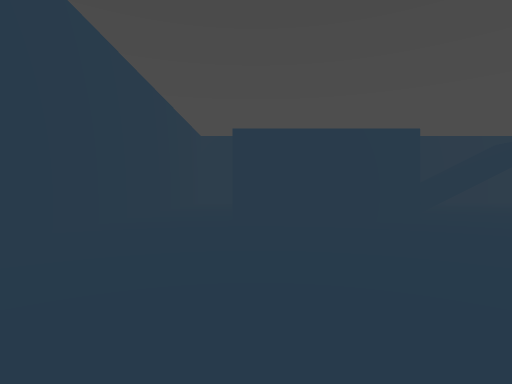
[1] (above)

16 first-person views from a walk through a level from a Godot 3-D game. The camera is 1.3 m above the floor, looks level and sees 80° across. The floor is counted in squares, 2 m on a side. Each view is taken from the middle of a square. On the plan, view 1 faces up. The plan holds only what a view shows up to about 10 squares ahead; the rest is blank. The place goes on beyond the plan.

[2]
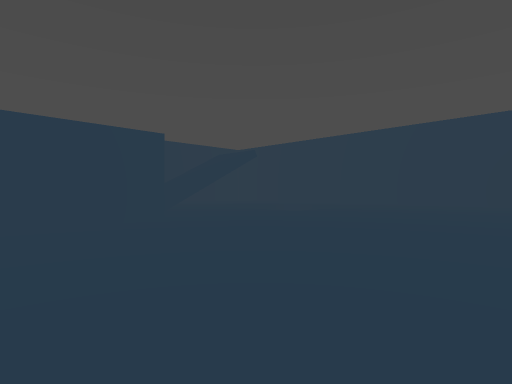

[3]
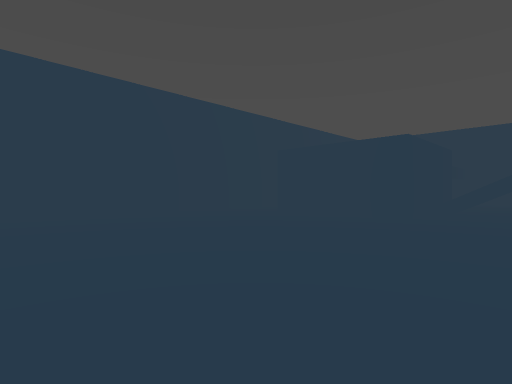

[4]
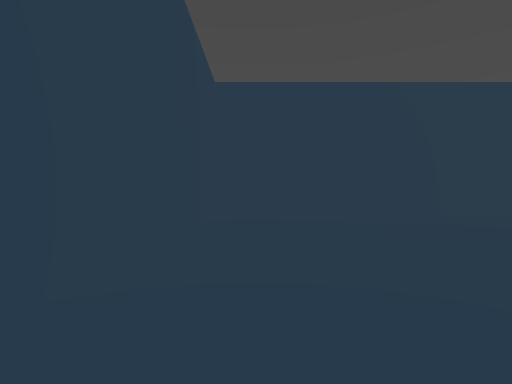

[5]
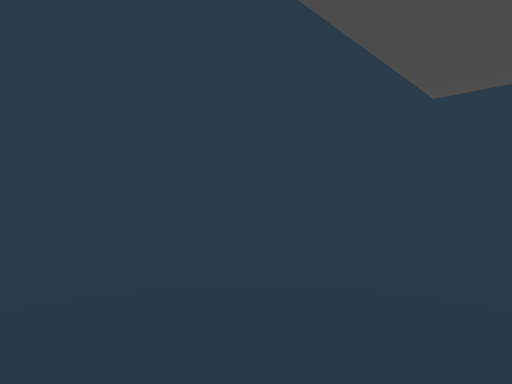

[6]
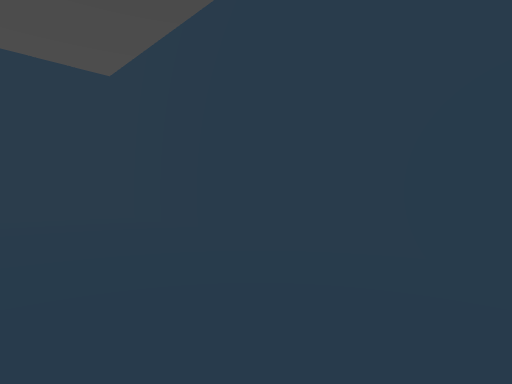

[7]
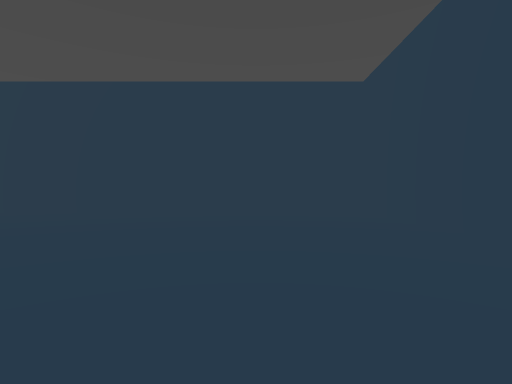

[8]
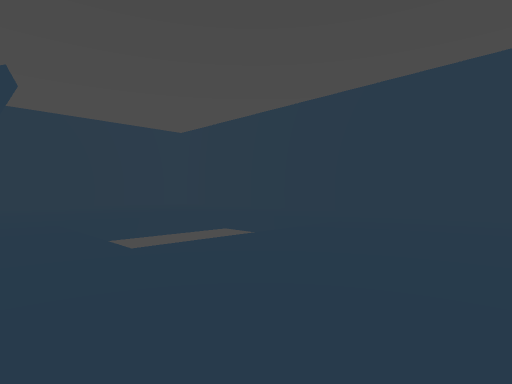

[9]
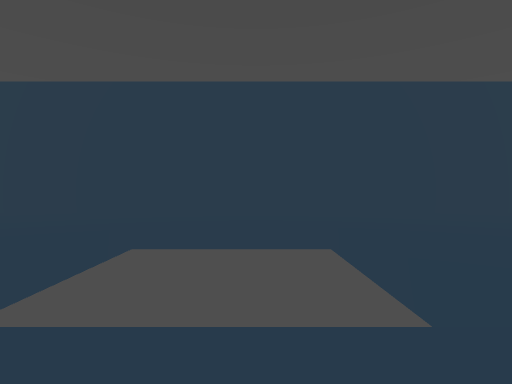

[10]
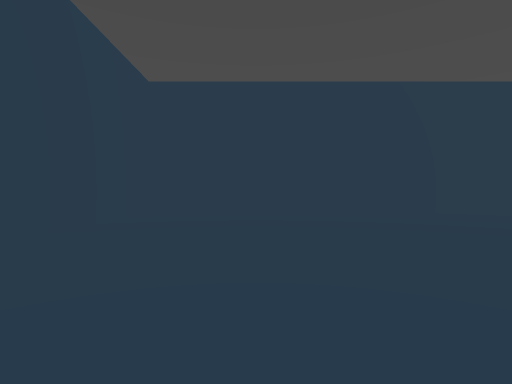

[11]
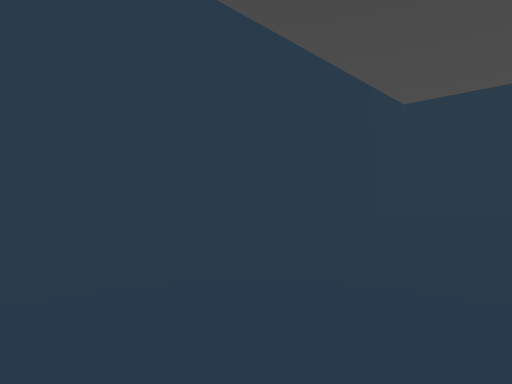

[12]
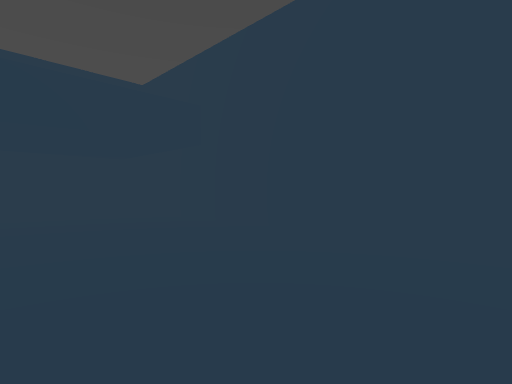

[13]
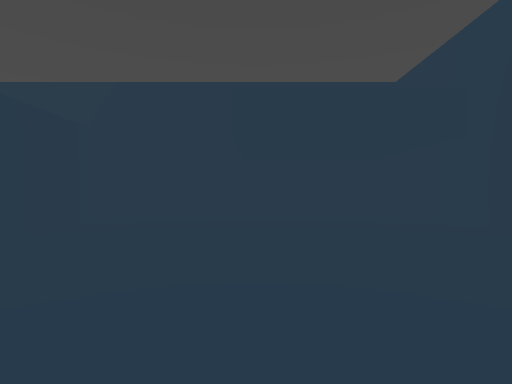

[14]
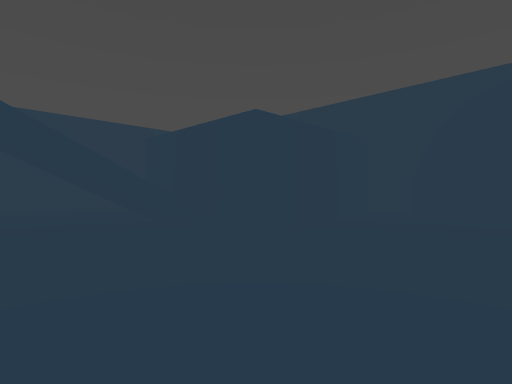

[15]
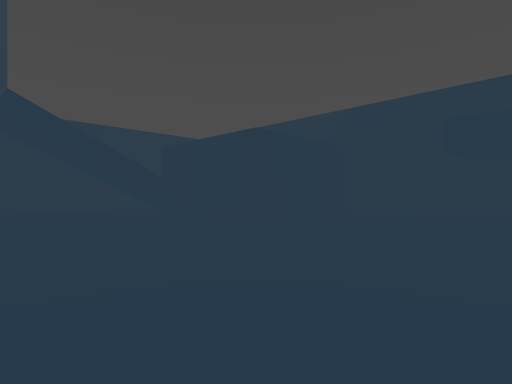

[16]
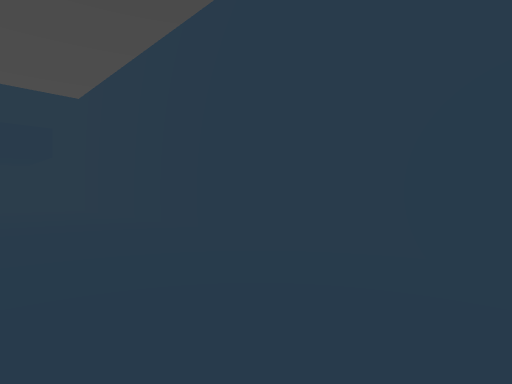

### Floor plan
Ten units are one square. View 1 is at (0, 0); x grows to the right and y downward. Boxes are objects, and circles mark ways between rooms. Rooms are numbered by the first view taken in them; rooms with no view inside come last. Other rooms are left out.
<svg viewBox="-37 -188 205 205">
<path fill="none" stroke="#000" d="M35 -85 35 -65 -5 -65M-32 -66 -32 12 163 12 163 -55M-5 -105 35 -105 35 -85M163 -55 163 -183 -32 -183 -32 -66"/>
<circle cx="-20" cy="-70" r="3" fill="#2a7"/>
<circle cx="150" cy="-63" r="3" fill="#2a7"/>
<circle cx="70" cy="-73" r="3" fill="#2a7"/>
<text x="60" y="-30">1</text>
<text x="70" y="-130">2</text>
</svg>
Room 1 opens to room 2.

Where each view was taken, in squares from view 1:
view 1: 0 up, 0 right, facing up
view 2: 0 up, 0 right, facing up-right
view 3: 1 down, 6 right, facing up-left
view 4: 0 up, 6 right, facing left
view 5: 2 up, 9 right, facing down-left
view 6: 2 up, 7 right, facing down-right
view 7: 2 up, 7 right, facing right
view 8: 3 up, 7 right, facing up-right
view 9: 8 up, 7 right, facing right
view 10: 15 up, 7 right, facing right
view 11: 14 up, 4 right, facing up-right
view 12: 14 up, 6 right, facing up-left
view 13: 14 up, 6 right, facing left
view 14: 14 up, 7 right, facing down-left
view 15: 15 up, 8 right, facing down-left
view 16: 15 up, 9 right, facing up-left
